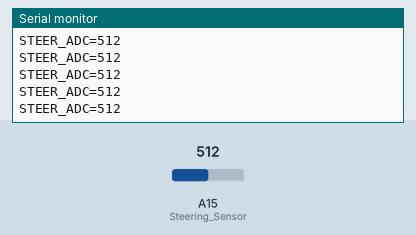
Simulated run of this sketch. Board: Arduino Mega 2560, built with avr-gcc and run on an emulated ATmega2560. Parts: the last lines printed to the serial monitor. Inputs (shaded band) come from the test bench; at power-on: A15 (Steering_Sensor) = 512.

Above: at 1.2 s.
1.3 s: A15 (Steering_Sensor) set to 716
At 1.31 s:
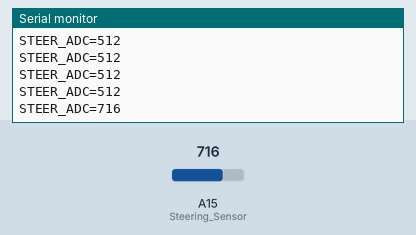
2.8 s: A15 (Steering_Sensor) set to 900
At 2.82 s:
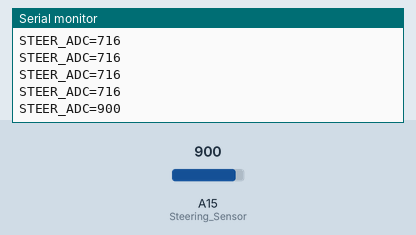
Timing chart, 0 to 5.8 s (numbered marks = the images above; inputs shaded):
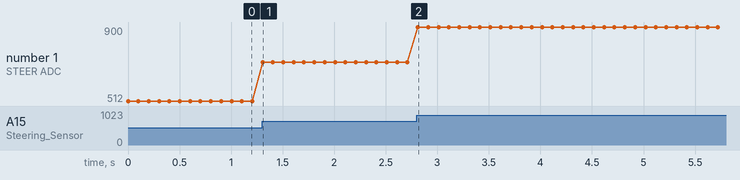

The sketch:

steering_calib.ino
```cpp
// steering_calib.ino — 조향 센서(A15) ADC 실시간 출력 (읽기 전용, 모터 미구동, 안전)
#define Steering_Sensor A15
void setup() {
  Serial.begin(57600);
}
void loop() {
  Serial.print("STEER_ADC=");
  Serial.println(analogRead(Steering_Sensor));
  delay(100);
}
```

Measured:
- after the input at 1.3 s, the serial monitor: prints a new line at once (image 1)
- after the input at 2.8 s, the serial monitor: prints a new line at once (image 2)
- plotted number 1: 512 → 716 after the input at 1.3 s, 716 → 900 after the input at 2.8 s
